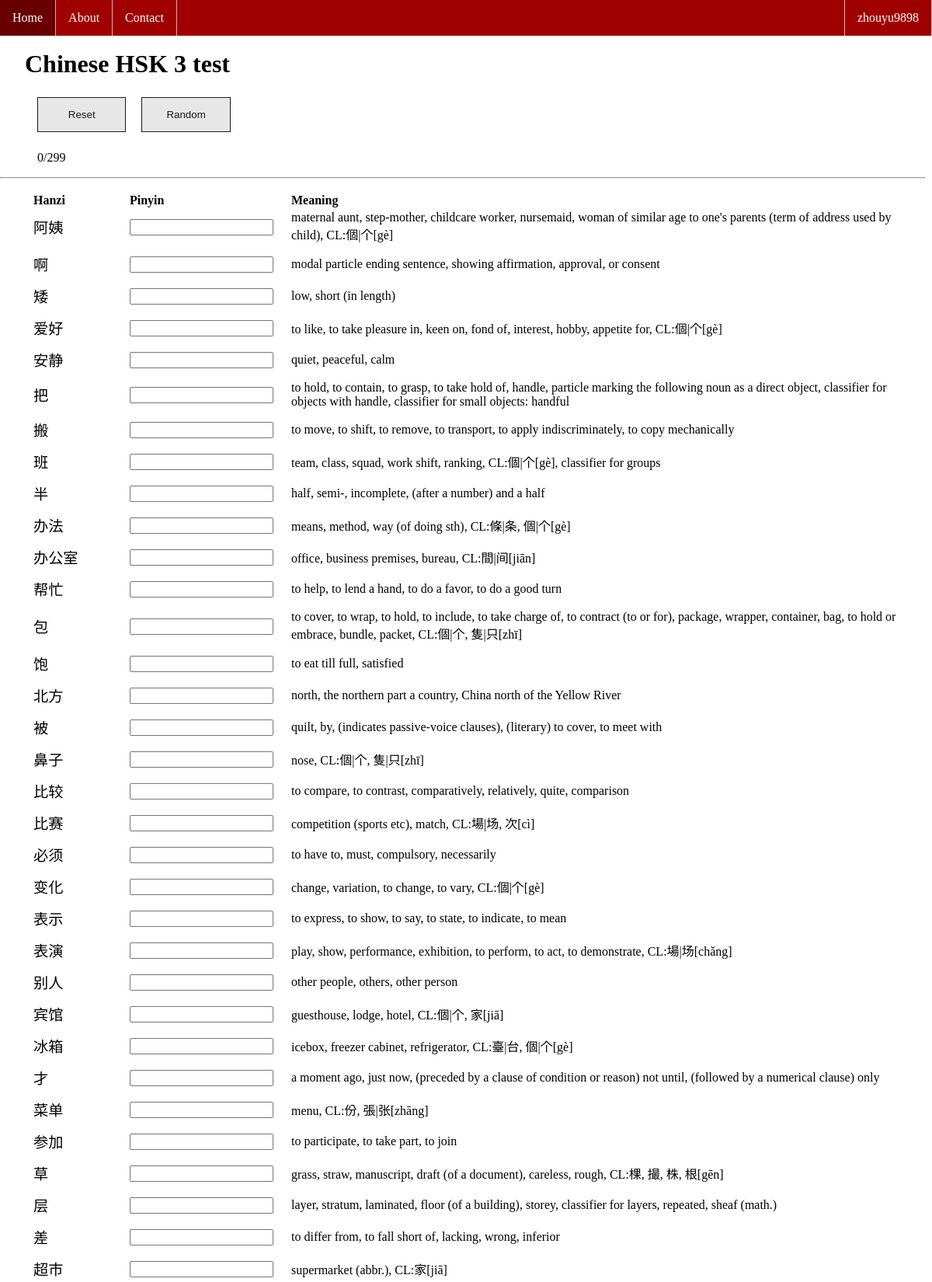
Page /test/3/ (signed in, upper part) on the committed database.
### chinesetest/models.py (models this page shows, shortened)
class Word(models.Model):
    hanzi = models.CharField(max_length=30)
    pinyin = models.CharField(max_length=30)
    meaning = models.CharField(default='ok', max_length=100)
    hsk = models.IntegerField()

### chinesetest/views.py (the view)
# urls.py: path('test/<int:hsk>/', views.test, name='test'),
def test(request, hsk):
    words = Word.objects.filter(hsk=hsk)
    total_count = words.count()
    if request.user.is_authenticated:
        solved_words = Solve.objects.filter(user=request.user).filter(word__hsk=hsk)
        solved_count = solved_words.count()
        words = words.exclude(id__in=solved_words.values_list('word__id'))
    else:
        if not request.session.has_key('solved_words'):
            request.session['solved_words'] = {i: [] for i in range(1,7)}
        solved_words_id = request.session['solved_words'][str(hsk)]
        words = words.exclude(id__in=solved_words_id)
        solved_count = len(solved_words_id)
    context = {
        'words_list': words,
        'hsk': hsk,
        'full_test': True,
        'total_count': total_count,
        'solved_count': solved_count,
    }
    return render(request, 'test.html', context)

### chinesetest/templates/test.html (shortened to what this page needs)
{% extends "base.html" %}
{% block content %}
	<h1>Chinese HSK {{ hsk }} test</h1>
    <div class="pre_test">
        <form action="{% url 'chinesetest:reset' hsk %}">
            <input type="submit" value="Reset" name="reset" class="resetbtn">
        </form>
        <form action="{% url 'chinesetest:random' hsk %}">
            <input type="submit" value="Random" name="random" class="randombtn">
        </form>
        <p>
            {% if solved_count == total_count %}
                COMPLETED
            {% else %}
                {{ solved_count }}/{{ total_count}}
            {% endif %}
        </p>
    </div>
    <hr>
    {% if words_list %}
        <div id="word_list">
            <ul>
                <form action="{% url 'chinesetest:check' %}" method="POST" autocomplete="off" id="words_form">
                    <table>
                            <tr>
                                <th class="hanzi_column">Hanzi</th>
                                <th class="pinyin_column">Pinyin</th>
                                <th class="meaning_column">Meaning</th>
                            </tr>
                        {% for word in words_list %}
                            <tr>
                                <td><span class="hanzi_text">{{ word.hanzi }}</span></td>
                                {% if word.solved %}
                                    <td>
                                        <span class="checkmark">
                                            <div class="checkmark_stem"></div>
                                            <div class="checkmark_kick"></div>
                                        </span>
                                    </td>
                                {% else %}
                                    <td>
                                        <input id="text_input" type="text" name="pinyin" autofocus>
                                    </td>
                                {% endif %}
                                <td class="meaning">{{ word.meaning }}</td>
                            </tr>
                        {% endfor %}
                    </table>
                </form>
            </ul>
        </div>
    {% endif %}
{% endblock content %}

### chinesetest/templates/base.html (shortened to what this page needs)
<html lang="en">
<head>
	{% load static %}
	<link rel="stylesheet" type="text/css" href="{% static '/style.css' %}">
</head>
<body>
    <div>
        {% block sidebar %}
        <ul class="sidebar">
            <li class="sidebar"><a class="active" href="/">Home</a></li>
            <li class="sidebar"><a href="{% url 'chinesetest:about' %}">About</a></li>
            <li class="sidebar"><a href="{% url 'chinesetest:contact' %}">Contact</a></li>
            {% if request.user.is_authenticated %}
                <li class="sidebar dropdown" style="float: right; border-left:1px solid #bbb;">
                    <a href="javascript:void(0)" class="sidebar dropbtn">
                        {{ request.user.username }}
                    </a>
                </li>
            {% endif %}
        </ul>
        {% endblock %}
    </div>
    <div id="content">
        {% block content %}{% endblock %}
    </div>
</body>
</html>

### chinesetest/static/style.css (style rules this page uses)
body { background-color: white; margin-left: 0; }
h1 { margin: 2em 1em 0.5em; }
ul { list-style-type: none; }
ul.sidebar { list-style-type: none; margin: 0; padding: 0; overflow: hidden; background-color: rgb(159, 0, 0); width: 100%; position: fixed; top: 0; z-index: 1; }
li.sidebar { float: left; border-right:1px solid #bbb; }
li.sidebar a, .dropbtn { display: inline-block; color: white; text-align: center; padding: 14px 16px; text-decoration: none; }
li.dropdown { display: inline-block; }
table { table-layout: fixed; overflow: hidden; }
th { text-align: left; }
th.hanzi_column { width: 120px; }
th.meaning_column { padding-left: 20px; }
td { padding-bottom: 10px; }
td.meaning { padding-left: 20px; }
span.hanzi_text { font-size: 1.2em; }
input.resetbtn, input.randombtn { padding: 14px 20px; background-color: #e5e5e5; color: rgb(1, 1, 1); padding: 14px 20px; margin: 8px 0; border-style: solid; border-width: thin; cursor: pointer; width: 10%; opacity: 0.9; }
input.resetbtn { float: left; margin-right: 20px; }
.pre_test { margin-left: 3em; }

### rows in the picture
Word: hanzi "阿姨", meaning "maternal aunt, step-mother, childcare worker, nursemaid, woman of similar age to one's parents (term of address used by child), CL:個|个[gè]"
Word: hanzi "啊", meaning "modal particle ending sentence, showing affirmation, approval, or consent"
Word: hanzi "矮", meaning "low, short (in length)"
Word: hanzi "爱好", meaning "to like, to take pleasure in, keen on, fond of, interest, hobby, appetite for, CL:個|个[gè]"
Word: hanzi "安静", meaning "quiet, peaceful, calm"
Word: hanzi "把", meaning "to hold, to contain, to grasp, to take hold of, handle, particle marking the following noun as a direct object, classifier for objects with handle, classifier for small objects: handful"
Word: hanzi "搬", meaning "to move, to shift, to remove, to transport, to apply indiscriminately, to copy mechanically"
Word: hanzi "班", meaning "team, class, squad, work shift, ranking, CL:個|个[gè], classifier for groups"
Word: hanzi "半", meaning "half, semi-, incomplete, (after a number) and a half"
Word: hanzi "办法", meaning "means, method, way (of doing sth), CL:條|条, 個|个[gè]"
Word: hanzi "办公室", meaning "office, business premises, bureau, CL:間|间[jiān]"
Word: hanzi "帮忙", meaning "to help, to lend a hand, to do a favor, to do a good turn"
Word: hanzi "包", meaning "to cover, to wrap, to hold, to include, to take charge of, to contract (to or for), package, wrapper, container, bag, to hold or embrace, bundle, packet, CL:個|个, 隻|只[zhī]"
Word: hanzi "饱", meaning "to eat till full, satisfied"
Word: hanzi "北方", meaning "north, the northern part a country, China north of the Yellow River"
Word: hanzi "被", meaning "quilt, by, (indicates passive-voice clauses), (literary) to cover, to meet with"
Word: hanzi "鼻子", meaning "nose, CL:個|个, 隻|只[zhī]"
Word: hanzi "比较", meaning "to compare, to contrast, comparatively, relatively, quite, comparison"
Word: hanzi "比赛", meaning "competition (sports etc), match, CL:場|场, 次[cì]"
Word: hanzi "必须", meaning "to have to, must, compulsory, necessarily"
Word: hanzi "变化", meaning "change, variation, to change, to vary, CL:個|个[gè]"
Word: hanzi "表示", meaning "to express, to show, to say, to state, to indicate, to mean"
Word: hanzi "表演", meaning "play, show, performance, exhibition, to perform, to act, to demonstrate, CL:場|场[chǎng]"
Word: hanzi "别人", meaning "other people, others, other person"
Word: hanzi "宾馆", meaning "guesthouse, lodge, hotel, CL:個|个, 家[jiā]"
Word: hanzi "冰箱", meaning "icebox, freezer cabinet, refrigerator, CL:臺|台, 個|个[gè]"
Word: hanzi "才", meaning "a moment ago, just now, (preceded by a clause of condition or reason) not until, (followed by a numerical clause) only"
Word: hanzi "菜单", meaning "menu, CL:份, 張|张[zhāng]"
Word: hanzi "参加", meaning "to participate, to take part, to join"
Word: hanzi "草", meaning "grass, straw, manuscript, draft (of a document), careless, rough, CL:棵, 撮, 株, 根[gēn]"
Word: hanzi "层", meaning "layer, stratum, laminated, floor (of a building), storey, classifier for layers, repeated, sheaf (math.)"
Word: hanzi "差", meaning "to differ from, to fall short of, lacking, wrong, inferior"
Word: hanzi "超市", meaning "supermarket (abbr.), CL:家[jiā]"

### other values in the picture
{{ request.user.username }} "zhouyu9898"
{{ hsk }} "3"
{{ solved_count }} "0"
{{ total_count }} "299"
